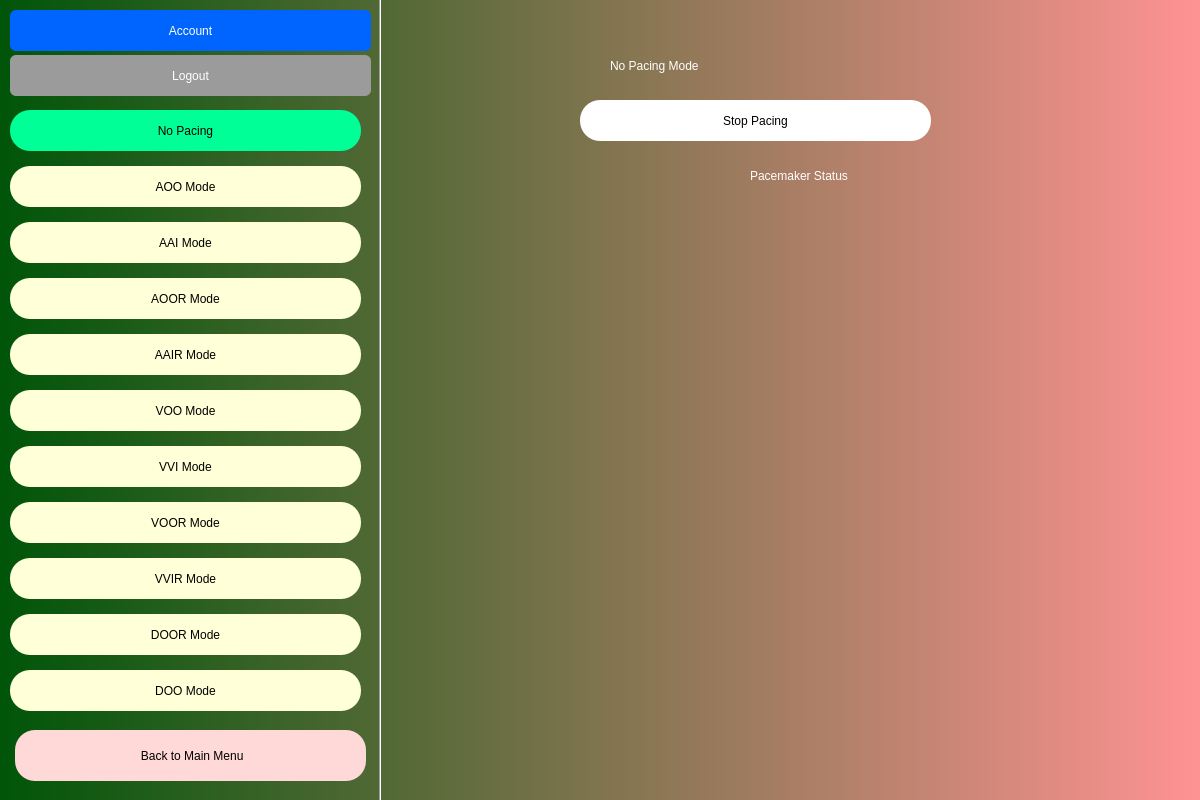
<?xml version="1.0" encoding="UTF-8"?>
<ui version="4.0">
 <class>Dialog</class>
 <widget class="QDialog" name="Dialog">
  <property name="geometry">
   <rect>
    <x>0</x>
    <y>0</y>
    <width>1200</width>
    <height>800</height>
   </rect>
  </property>
  <property name="windowTitle">
   <string>Dialog</string>
  </property>
  <widget class="QWidget" name="bgwidget" native="true">
   <property name="geometry">
    <rect>
     <x>0</x>
     <y>0</y>
     <width>1200</width>
     <height>800</height>
    </rect>
   </property>
   <property name="styleSheet">
    <string notr="true">QWidget#bgwidget{
background-color:qlineargradient(spread:pad, x1:0, y1:0.5, x2:1, y2:0.5, stop:0 rgba(0, 85, 9, 255), stop:1 rgba(255, 147, 147, 255));}</string>
   </property>
   <widget class="QLabel" name="label">
    <property name="geometry">
     <rect>
      <x>610</x>
      <y>10</y>
      <width>481</width>
      <height>111</height>
     </rect>
    </property>
    <property name="styleSheet">
     <string notr="true">font: 24pt &quot;Arial&quot;; color:rgb(255, 255, 255)
</string>
    </property>
    <property name="text">
     <string>No Pacing Mode</string>
    </property>
   </widget>
   <widget class="QLabel" name="connected">
    <property name="geometry">
     <rect>
      <x>670</x>
      <y>200</y>
      <width>241</width>
      <height>51</height>
     </rect>
    </property>
    <property name="styleSheet">
     <string notr="true">font: 14pt &quot;Arial&quot;; color:rgb(0, 255, 0)
</string>
    </property>
    <property name="text">
     <string/>
    </property>
   </widget>
   <widget class="QLabel" name="disconnected">
    <property name="geometry">
     <rect>
      <x>670</x>
      <y>200</y>
      <width>241</width>
      <height>51</height>
     </rect>
    </property>
    <property name="styleSheet">
     <string notr="true">font: 14pt &quot;Arial&quot;; color:rgb(255, 0, 0)
</string>
    </property>
    <property name="text">
     <string/>
    </property>
   </widget>
   <widget class="QLabel" name="pacemaker_number">
    <property name="geometry">
     <rect>
      <x>670</x>
      <y>250</y>
      <width>241</width>
      <height>51</height>
     </rect>
    </property>
    <property name="styleSheet">
     <string notr="true">font: 12pt &quot;Arial&quot;; color:rgb(255,255,255)
</string>
    </property>
    <property name="text">
     <string/>
    </property>
   </widget>
   <widget class="Line" name="line_2">
    <property name="geometry">
     <rect>
      <x>370</x>
      <y>-10</y>
      <width>21</width>
      <height>861</height>
     </rect>
    </property>
    <property name="orientation">
     <enum>Qt::Vertical</enum>
    </property>
   </widget>
   <widget class="QPushButton" name="aai">
    <property name="geometry">
     <rect>
      <x>10</x>
      <y>222</y>
      <width>351</width>
      <height>41</height>
     </rect>
    </property>
    <property name="styleSheet">
     <string notr="true">border-radius: 20px;
color: rgb(0,0,0);
background-color: rgb(255, 255, 216);
font: 12pt &quot;Arial&quot;;</string>
    </property>
    <property name="text">
     <string>AAI Mode</string>
    </property>
   </widget>
   <widget class="QPushButton" name="aoo">
    <property name="geometry">
     <rect>
      <x>10</x>
      <y>166</y>
      <width>351</width>
      <height>41</height>
     </rect>
    </property>
    <property name="styleSheet">
     <string notr="true">border-radius: 20px;
color: rgb(0,0,0);
background-color: rgb(255, 255, 216);
font: 12pt &quot;Arial&quot;;</string>
    </property>
    <property name="text">
     <string>AOO Mode</string>
    </property>
   </widget>
   <widget class="QPushButton" name="logout">
    <property name="geometry">
     <rect>
      <x>10</x>
      <y>55</y>
      <width>361</width>
      <height>41</height>
     </rect>
    </property>
    <property name="styleSheet">
     <string notr="true">border-radius: 6px;

color: rgb(255,255,255);
background-color: rgb(155, 155, 155);
font: 75 12pt &quot;Arial&quot;;</string>
    </property>
    <property name="text">
     <string>Logout</string>
    </property>
   </widget>
   <widget class="QLabel" name="user_display">
    <property name="geometry">
     <rect>
      <x>580</x>
      <y>155</y>
      <width>161</width>
      <height>41</height>
     </rect>
    </property>
    <property name="styleSheet">
     <string notr="true">font: 12pt &quot;Arial&quot;; color:rgb(255, 255, 255)
</string>
    </property>
    <property name="text">
     <string/>
    </property>
   </widget>
   <widget class="QPushButton" name="account">
    <property name="geometry">
     <rect>
      <x>10</x>
      <y>10</y>
      <width>361</width>
      <height>41</height>
     </rect>
    </property>
    <property name="styleSheet">
     <string notr="true">border-radius: 6px;

color: rgb(255,255,255);
background-color: rgb(0, 100, 255);
font: 75 12pt &quot;Arial&quot;;</string>
    </property>
    <property name="text">
     <string>Account</string>
    </property>
   </widget>
   <widget class="QPushButton" name="voo">
    <property name="geometry">
     <rect>
      <x>10</x>
      <y>390</y>
      <width>351</width>
      <height>41</height>
     </rect>
    </property>
    <property name="styleSheet">
     <string notr="true">border-radius: 20px;
color: rgb(0,0,0);
background-color: rgb(255, 255, 216);
font: 12pt &quot;Arial&quot;;</string>
    </property>
    <property name="text">
     <string>VOO Mode</string>
    </property>
   </widget>
   <widget class="QPushButton" name="vvi">
    <property name="geometry">
     <rect>
      <x>10</x>
      <y>446</y>
      <width>351</width>
      <height>41</height>
     </rect>
    </property>
    <property name="styleSheet">
     <string notr="true">border-radius: 20px;
color: rgb(0,0,0);
background-color: rgb(255, 255, 216);
font: 12pt &quot;Arial&quot;;</string>
    </property>
    <property name="text">
     <string>VVI Mode</string>
    </property>
   </widget>
   <widget class="QLabel" name="INVALID">
    <property name="geometry">
     <rect>
      <x>960</x>
      <y>210</y>
      <width>81</width>
      <height>31</height>
     </rect>
    </property>
    <property name="styleSheet">
     <string notr="true">font: 8pt &quot;Arial&quot;; color:rgb(255, 0, 0)
</string>
    </property>
    <property name="text">
     <string/>
    </property>
   </widget>
   <widget class="QLabel" name="INVALID_2">
    <property name="geometry">
     <rect>
      <x>960</x>
      <y>285</y>
      <width>81</width>
      <height>31</height>
     </rect>
    </property>
    <property name="styleSheet">
     <string notr="true">font: 8pt &quot;Arial&quot;; color:rgb(255, 0, 0)
</string>
    </property>
    <property name="text">
     <string/>
    </property>
   </widget>
   <widget class="QLabel" name="INVALID_3">
    <property name="geometry">
     <rect>
      <x>960</x>
      <y>360</y>
      <width>61</width>
      <height>31</height>
     </rect>
    </property>
    <property name="styleSheet">
     <string notr="true">font: 8pt &quot;Arial&quot;; color:rgb(255, 0, 0)
</string>
    </property>
    <property name="text">
     <string/>
    </property>
   </widget>
   <widget class="QLabel" name="INVALID_4">
    <property name="geometry">
     <rect>
      <x>960</x>
      <y>435</y>
      <width>81</width>
      <height>31</height>
     </rect>
    </property>
    <property name="styleSheet">
     <string notr="true">font: 8pt &quot;Arial&quot;; color:rgb(255, 0, 0)
</string>
    </property>
    <property name="text">
     <string/>
    </property>
   </widget>
   <widget class="QLabel" name="INVALID_5">
    <property name="geometry">
     <rect>
      <x>610</x>
      <y>700</y>
      <width>241</width>
      <height>31</height>
     </rect>
    </property>
    <property name="styleSheet">
     <string notr="true">font: 8pt &quot;Arial&quot;; color:rgb(255, 0, 0)
</string>
    </property>
    <property name="text">
     <string/>
    </property>
   </widget>
   <widget class="QPushButton" name="Back">
    <property name="geometry">
     <rect>
      <x>15</x>
      <y>730</y>
      <width>351</width>
      <height>51</height>
     </rect>
    </property>
    <property name="styleSheet">
     <string notr="true">border-radius: 20px;
color: rgb(0,0,0);
background-color: rgb(255, 216, 216);
font: 12pt &quot;Arial&quot;;</string>
    </property>
    <property name="text">
     <string> Back to Main Menu</string>
    </property>
   </widget>
   <widget class="QPushButton" name="aoor">
    <property name="geometry">
     <rect>
      <x>10</x>
      <y>278</y>
      <width>351</width>
      <height>41</height>
     </rect>
    </property>
    <property name="styleSheet">
     <string notr="true">border-radius: 20px;
color: rgb(0,0,0);
background-color: rgb(255, 255, 216);
font: 12pt &quot;Arial&quot;;</string>
    </property>
    <property name="text">
     <string>AOOR Mode</string>
    </property>
   </widget>
   <widget class="QPushButton" name="voor">
    <property name="geometry">
     <rect>
      <x>10</x>
      <y>502</y>
      <width>351</width>
      <height>41</height>
     </rect>
    </property>
    <property name="styleSheet">
     <string notr="true">border-radius: 20px;
color: rgb(0,0,0);
background-color: rgb(255, 255, 216);
font: 12pt &quot;Arial&quot;;</string>
    </property>
    <property name="text">
     <string>VOOR Mode</string>
    </property>
   </widget>
   <widget class="QPushButton" name="aair">
    <property name="geometry">
     <rect>
      <x>10</x>
      <y>334</y>
      <width>351</width>
      <height>41</height>
     </rect>
    </property>
    <property name="styleSheet">
     <string notr="true">border-radius: 20px;
color: rgb(0,0,0);
background-color: rgb(255, 255, 216);
font: 12pt &quot;Arial&quot;;</string>
    </property>
    <property name="text">
     <string>AAIR Mode</string>
    </property>
   </widget>
   <widget class="QPushButton" name="vvir">
    <property name="geometry">
     <rect>
      <x>10</x>
      <y>558</y>
      <width>351</width>
      <height>41</height>
     </rect>
    </property>
    <property name="styleSheet">
     <string notr="true">border-radius: 20px;
color: rgb(0,0,0);
background-color: rgb(255, 255, 216);
font: 12pt &quot;Arial&quot;;</string>
    </property>
    <property name="text">
     <string>VVIR Mode</string>
    </property>
   </widget>
   <widget class="QPushButton" name="door">
    <property name="geometry">
     <rect>
      <x>10</x>
      <y>614</y>
      <width>351</width>
      <height>41</height>
     </rect>
    </property>
    <property name="styleSheet">
     <string notr="true">border-radius: 20px;
color: rgb(0,0,0);
background-color: rgb(255, 255, 216);
font: 12pt &quot;Arial&quot;;</string>
    </property>
    <property name="text">
     <string>DOOR Mode</string>
    </property>
   </widget>
   <widget class="QPushButton" name="doo">
    <property name="geometry">
     <rect>
      <x>10</x>
      <y>670</y>
      <width>351</width>
      <height>41</height>
     </rect>
    </property>
    <property name="styleSheet">
     <string notr="true">border-radius: 20px;
color: rgb(0,0,0);
background-color: rgb(255, 255, 216);
font: 12pt &quot;Arial&quot;;</string>
    </property>
    <property name="text">
     <string>DOO Mode</string>
    </property>
   </widget>
   <widget class="QLabel" name="conn_error">
    <property name="geometry">
     <rect>
      <x>670</x>
      <y>240</y>
      <width>341</width>
      <height>31</height>
     </rect>
    </property>
    <property name="styleSheet">
     <string notr="true">font: 8pt &quot;Arial&quot;; color:rgb(255, 0, 0)
</string>
    </property>
    <property name="text">
     <string/>
    </property>
   </widget>
   <widget class="QLabel" name="status">
    <property name="geometry">
     <rect>
      <x>750</x>
      <y>155</y>
      <width>161</width>
      <height>41</height>
     </rect>
    </property>
    <property name="styleSheet">
     <string notr="true">font: 12pt &quot;Arial&quot;; color:rgb(255, 255, 255)
</string>
    </property>
    <property name="text">
     <string>Pacemaker Status</string>
    </property>
   </widget>
   <widget class="QPushButton" name="no_pacing">
    <property name="geometry">
     <rect>
      <x>10</x>
      <y>110</y>
      <width>351</width>
      <height>41</height>
     </rect>
    </property>
    <property name="styleSheet">
     <string notr="true">border-radius: 20px;
color: rgb(0,0,0);
background-color: rgb(0, 255, 150);
font: 12pt &quot;Arial&quot;;</string>
    </property>
    <property name="text">
     <string>No Pacing</string>
    </property>
   </widget>
   <widget class="QPushButton" name="stop">
    <property name="geometry">
     <rect>
      <x>580</x>
      <y>100</y>
      <width>351</width>
      <height>41</height>
     </rect>
    </property>
    <property name="styleSheet">
     <string notr="true">border-radius: 20px;
color: rgb(0,0,0);
background-color: rgb(255, 255, 255);
font: 12pt &quot;Arial&quot;;</string>
    </property>
    <property name="text">
     <string>Stop Pacing</string>
    </property>
   </widget>
  </widget>
 </widget>
 <resources/>
 <connections/>
</ui>
